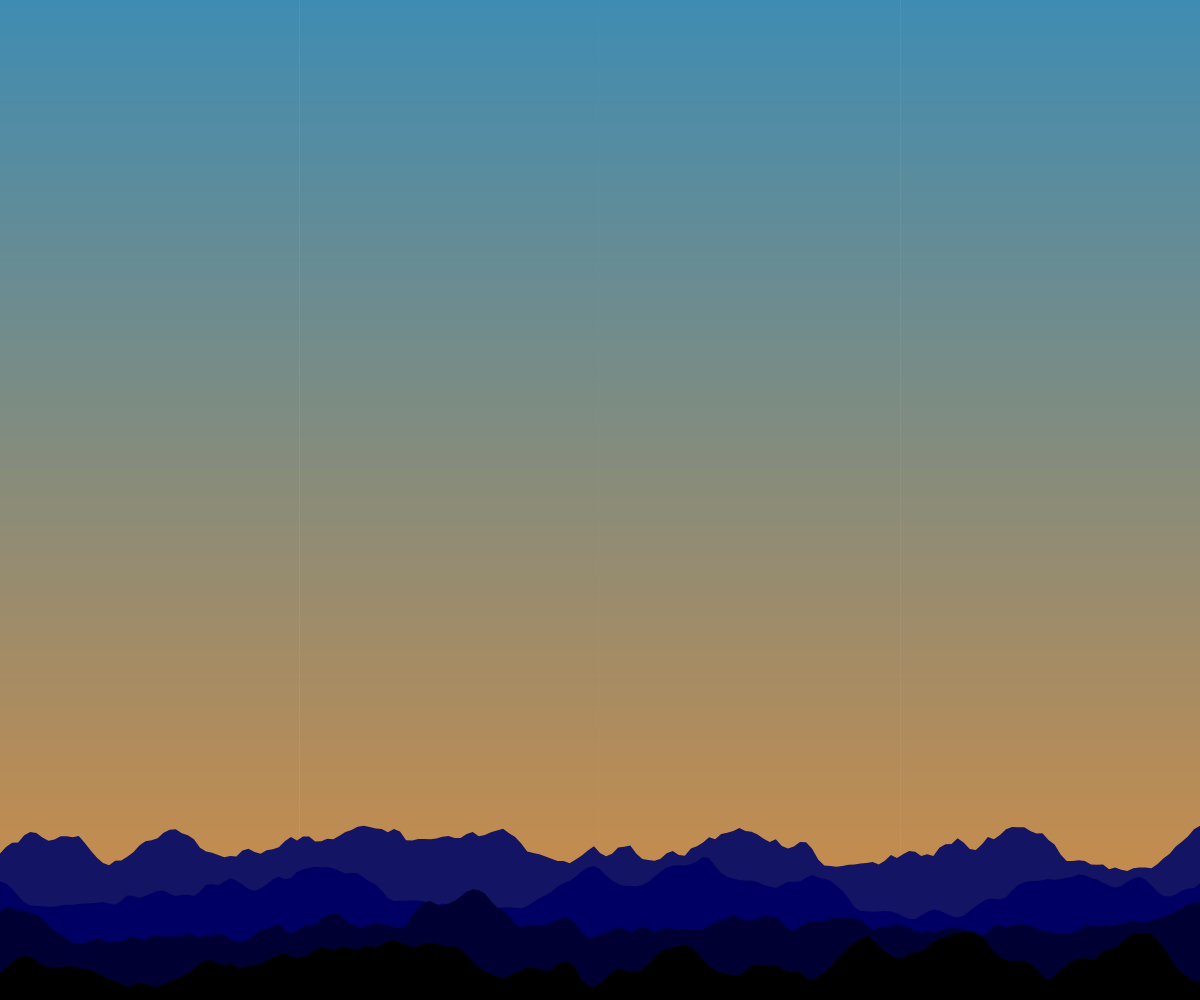
Frame 1 (no input)
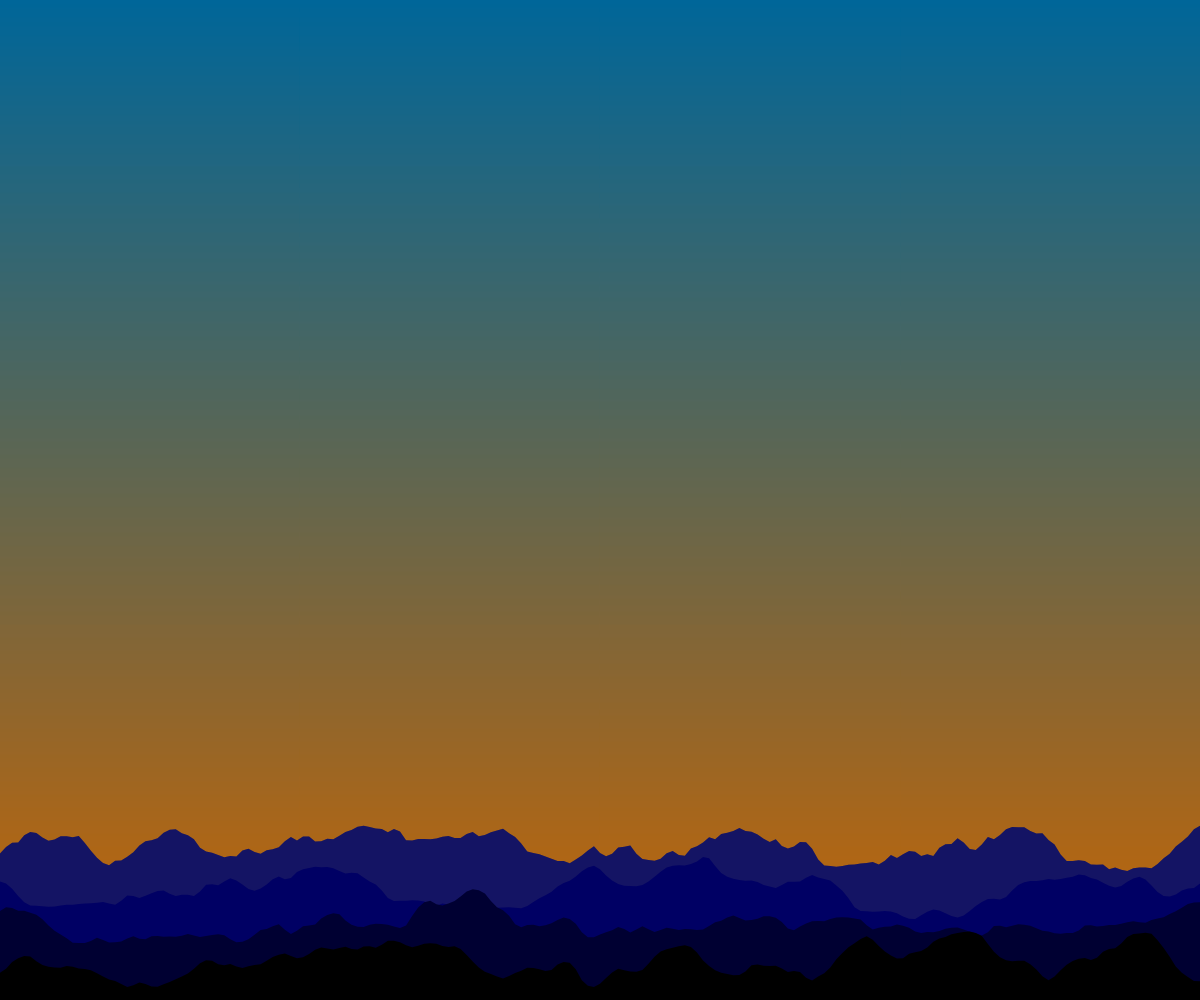
Frame 60 (no input)
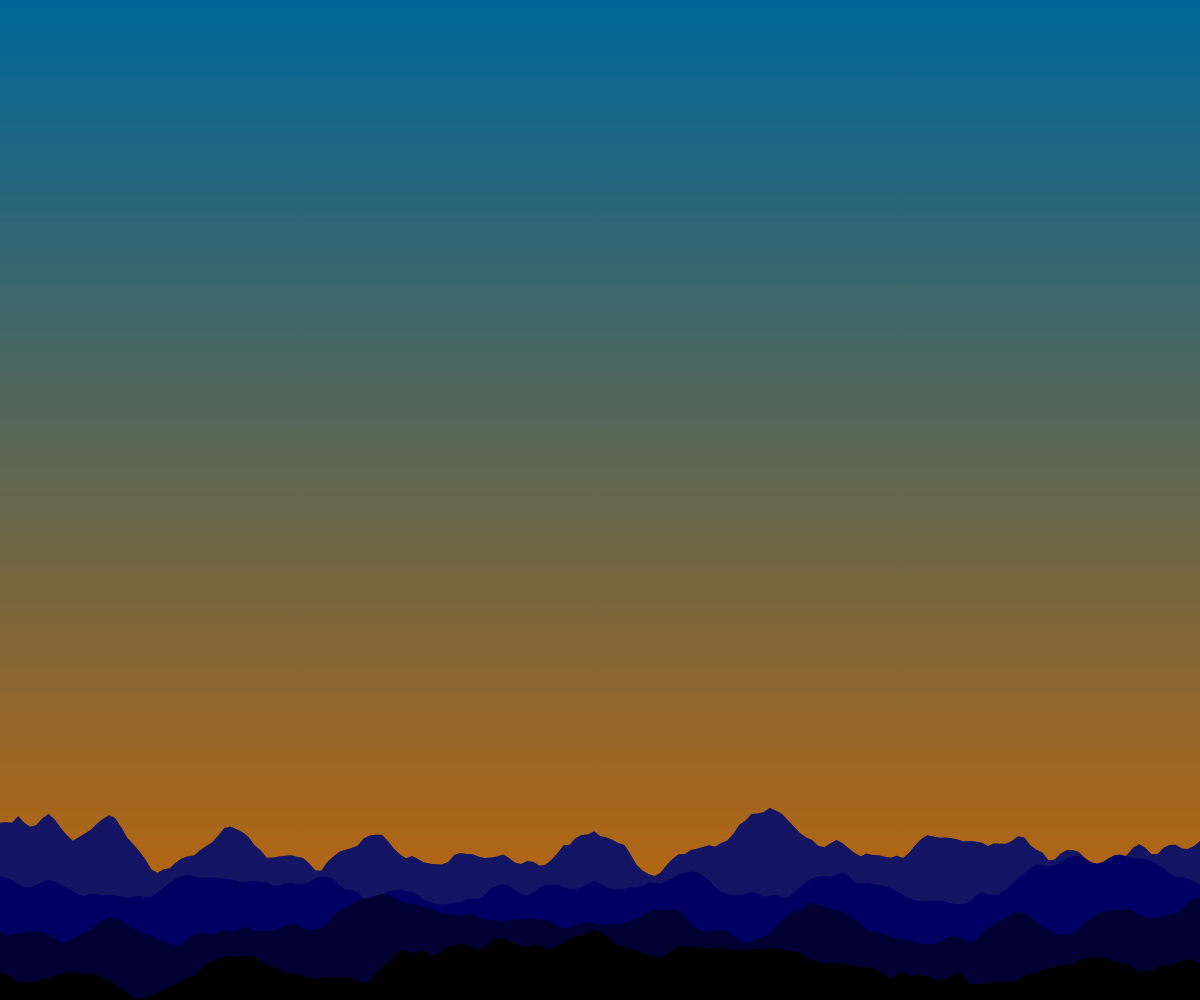
Frame 120 (the mouse pressed at the canvas centre since frame 60)

The p5.js sketch that drew these frames (run headless with seeded random() and noise() and a simulated clock; from frame 60 on, the mouse is pressed at the canvas centre):

// p5.js sketch
// ── sketch.js
// Constants
Y_AXIS = 1;
X_AXIS = 2;
let c1, c2;

function setup() {
    createCanvas(windowWidth, windowHeight);
    //fullScreen();
    c1 = color(204, 102, 0);
    c2 = color(0, 102, 153);

    //noLoop();
}

function windowResized() {
    resizeCanvas(windowWidth, windowHeight);
}

function draw() {
    // Background
    //setGradient(0, 0, width/2, height, b1, b2, X_AXIS);
    //setGradient(width/2, 0, width/2, height, b2, b1, X_AXIS);
    setGradient(0, 0, width, height, c2, c1, Y_AXIS);
    fill(20,20,100);
    makeShape(200, height - 200, 10, 0);
    fill(0,0,100);
    makeShape(200, height - 160, 15, 200);
    fill(0,0,50);
    makeShape(200, height - 120, 15, 400);
    fill(0,0,0);
    makeShape(200, height - 80, 15, 800);
}

function mousePressed() {
    noiseSeed(int(random(200)));
}

function makeShape(max,yOffset, scale, offset) {

    noStroke();
    beginShape();
    //vertex(0, height/2);
    //scale = mouseY;

    //println(max);
    for (let i = 1; i <= max; i++) {
        vertex(map(i, 2, max, 0, width), yOffset+(noise((i+offset)/scale)*100));
    }


    //vertex(width, height/2);
    vertex(width, height);
    vertex(0, height);
    endShape(CLOSE);
}

function setGradient(x, y, w, h, c1, c2, axis ) {

    noFill();

    if (axis == Y_AXIS) {  // Top to bottom gradient
        for (let i = y; i <= y+h; i++) {
            let inter = map(i, y, y+h, 0, 1);
            let c = lerpColor(c1, c2, inter);
            stroke(c);
            line(x, i, x+w, i);
        }
    } else if (axis == X_AXIS) {  // Left to right gradient
        for (let i = x; i <= x+w; i++) {
            let inter = map(i, x, x+w, 0, 1);
            let c = lerpColor(c1, c2, inter);
            stroke(c);
            line(i, y, i, y+h);
        }
    }
}
// ── style.css
canvas {
    position: fixed;
    top: 0;
    left: 0;
    z-index: 1;
}

#content {
    position: relative;
    z-index: 2;
}
